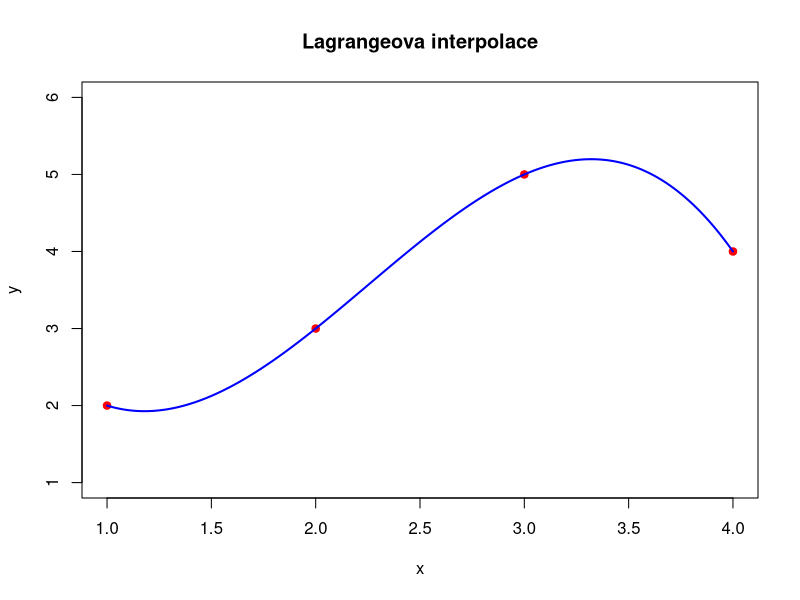
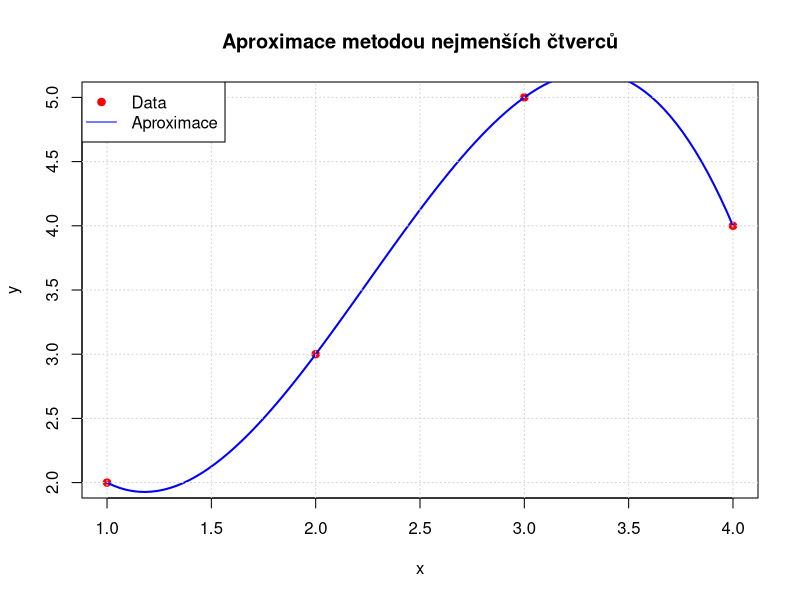

The R script that drew these images, in order: (Note: this script raises an error after producing the figures.)
#lagrange vykresleni v grafu, lagrange vraci hodnotu polynomu v zadanem bode xa zadny predpis polynomu
#ale i tak se to da vykreslit v grafu

# Tvoje původní funkce
Lagrange <- function(xa, x, y) {
  n <- length(x)
  suma <- 0
  for(i in 1:n){
    nasobic <- 1
    for(j in 1:n){
      if(j != i) nasobic <- nasobic * (xa - x[j]) / (x[i] - x[j])
    }
    suma <- suma + y[i] * nasobic
  }
  return(suma)
}

# Interpolační body
x <- c(1, 2, 3, 4)
y <- c(2, 3, 5, 4)

# Vykreslení původních bodů
plot(x, y, col = "red", pch = 19, xlim = range(x), ylim = range(y) + c(-1, 1), main = "Lagrangeova interpolace")

# Jemné dělení osy x
x_vals <- seq(min(x), max(x), length.out = 300)

# Výpočet odpovídajících y hodnot
y_vals <- sapply(x_vals, function(xa) Lagrange(xa, x, y))

# Přidání hladké křivky do grafu
lines(x_vals, y_vals, col = "blue", lwd = 2)

TrapezoidalRule <- function(f, a, b, n = 1000) {
  h <- (b - a) / n
  x <- seq(a, b, length.out = n + 1)
  sum((f(x[-1]) + f(x[-(n+1)])) * h / 2)
}

vysledek <- TrapezoidalRule(function(x) x^2, 0, 1, 100)
print(vysledek)


LSA <- function(x, y, n) {
  X <- outer(x, 0:(n-1), "^")  # Vandermondova matice
  a <- solve(t(X) %*% X, t(X) %*% y)  # Řešení (X^T X) a = X^T y
  return(a)
}

# Data
x <- c(1, 2, 3, 4)
y <- c(2, 3, 5, 4)

# Stupeň polynomu (n-1)
n <- 4  # Aproximace kvadratickou funkcí (y = a₀ + a₁x + a₂x²)

# Výpočet koeficientů
koef <- LSA(x, y, n)
print(koef)  # Vypíše koeficienty [a₀, a₁, a₂]

# 2. Hornerovo schéma pro vyhodnocení polynomu
Horner <- function(a, x) {
  n <- length(a)
  y <- a[n]
  for (i in (n-1):1) y <- y * x + a[i]
  return(y)
}

# 5. Vytvoření sítě bodů pro vykreslení
x_fit <- seq(min(x), max(x), length.out = 100)
y_fit <- sapply(x_fit, function(xi) Horner(koef, xi))

# 6. Základní graf v R (bez ggplot2)
plot(x, y, col = "red", pch = 19, main = "Aproximace metodou nejmenších čtverců",
     xlab = "x", ylab = "y", xlim = c(min(x), max(x)), ylim = c(min(y), max(y)))
lines(x_fit, y_fit, col = "blue", lwd = 2)
grid()
legend("topleft", legend = c("Data", "Aproximace"), col = c("red", "blue"), pch = c(19, NA), lty = c(NA, 1))

midpoint_integral <- function(f, a, b, n) {
  h <- (b - a) / n
  I <- 0
  
  for (i in 0:(n - 1)) {
    xi <- a + i * h + h / 2 
    Si <- h * f(xi)
    I <- I + Si
  }
  
  return(I)
}

y_final_horner <- sapply(x, function(xi) {
  t <- (1/4)^xi
  t * (coef[1] + t * (coef[2] / 2))  # Hornerovo schéma
})

BisecRoot <- function(f,a,b){
  fa <- f(a)
  fb <- f(b)
  if(fa*fb<0) {
    repeat {
      c <- (a+b)/2
      if(c==a | c==b) return(c)
      fc <- f(c)
      if(fa*fc<0) {
        b <- c
        fb <- fc
      } else {
        a <- c
        fa <- fc
      }
    }
  } else {
    stop("f(a)*f(b) < 0 not satisfied")
  }
}

result <- BisecRoot(function(x) x^2 - 2, 1, 2)
print(result)

EulerStep <- function(f,x,y,h) {
  return(y+h*f(x,y))
}
#je v jine uloze


# Vypočítáme hodnoty všech bázových funkcí na x a násobíme koeficienty
basis_vals <- lapply(basis, function(f) f(x))  # list vektorů
weighted_vals <- Map(function(fx, c) fx * c, basis_vals, coef)

# Sečteme po řádcích (element-wise součet)
y_final <- Reduce("+", weighted_vals)
